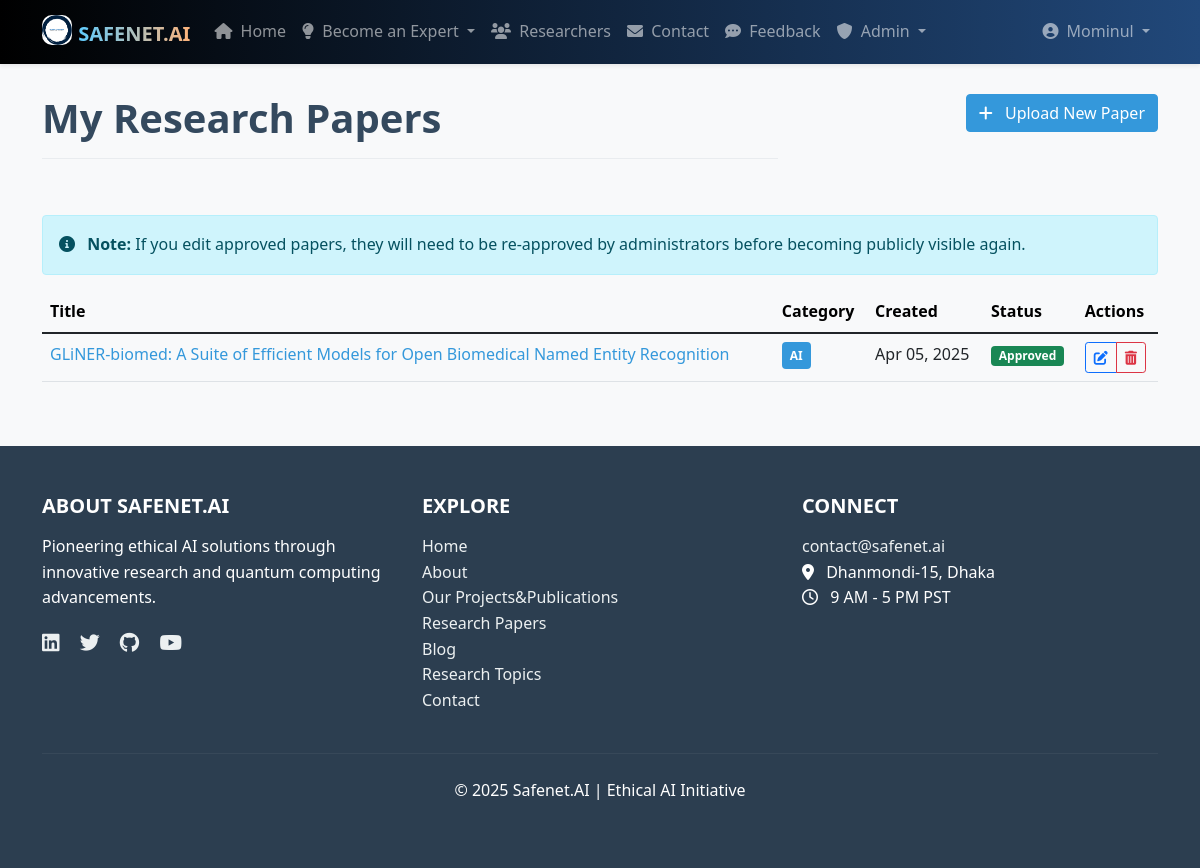
/research/my-papers/ (signed in), run on the app's committed database.
### research_papers/models.py (models this page shows, shortened)
class ResearchPaper(models.Model):
    title = models.CharField(max_length=200)
    author = models.ForeignKey(User, on_delete=models.CASCADE)
    co_authors = models.CharField(max_length=255, blank=True)
    abstract = models.TextField()
    paper_link = models.URLField()
    category = models.CharField(max_length=20, choices=CATEGORY_CHOICES)
    status = models.CharField(max_length=20, choices=STATUS_CHOICES, default='pending')
    slug = models.SlugField(max_length=250, unique=True, blank=True)
    created_at = models.DateTimeField(auto_now_add=True)
    updated_at = models.DateTimeField(auto_now=True)
    class Meta:
        ordering = ['-created_at']

### research_papers/views.py (the view)
# urls.py: path('my-papers/', views.my_research_papers, name='my_research_papers'),
@login_required
def my_research_papers(request):
    papers = ResearchPaper.objects.filter(author=request.user)
    return render(request, 'research_papers/my_papers.html', {'papers': papers})

### templates/research_papers/my_papers.html (shortened to what this page needs)
{% extends 'base.html' %}
{% block content %}
<div class="row mb-4">
    <div class="col-md-8">
        <h1 class="page-header">My Research Papers</h1>
    </div>
    <div class="col-md-4 text-end">
        <a href="{% url 'research_paper_create' %}" class="btn btn-primary">
            <i class="fas fa-plus me-2"></i> Upload New Paper
        </a>
    </div>
</div>
{% if papers %}
    <div class="alert alert-info mb-3">
        <i class="fas fa-info-circle me-2"></i>
        <strong>Note:</strong> If you edit approved papers, they will need to be re-approved by administrators before becoming publicly visible again.
    </div>
    <div class="table-responsive">
        <table class="table table-hover">
            <thead class="table-light">
                <tr>
                    <th>Title</th>
                    <th>Category</th>
                    <th>Created</th>
                    <th>Status</th>
                    <th>Actions</th>
                </tr>
            </thead>
            <tbody>
                {% for paper in papers %}
                    <tr>
                        <td>
                            {% if paper.status == 'approved' %}
                                <a href="{% url 'research_paper_detail' paper.slug %}">{{ paper.title }}</a>
                            {% else %}
                                {{ paper.title }}
                            {% endif %}
                        </td>
                        <td><span class="category-tag {{ paper.category }}">{{ paper.category }}</span></td>
                        <td>{{ paper.created_at|date:"M d, Y" }}</td>
                        <td>
                            {% if paper.status == 'pending' %}
                                <span class="badge bg-warning">Pending</span>
                            {% elif paper.status == 'approved' %}
                                <span class="badge bg-success">Approved</span>
                            {% else %}
                                <span class="badge bg-danger">Rejected</span>
                            {% endif %}
                        </td>
                        <td>
                            <div class="btn-group" role="group">
                                <a href="{% url 'research_paper_edit' paper.slug %}" class="btn btn-outline-primary btn-sm">
                                    <i class="fas fa-edit"></i>
                                </a>
                                <a href="{% url 'research_paper_delete' paper.slug %}" class="btn btn-outline-danger btn-sm">
                                    <i class="fas fa-trash-alt"></i>
                                </a>
                            </div>
                        </td>
                    </tr>
                {% endfor %}
            </tbody>
        </table>
    </div>
{% else %}
    <div class="alert alert-info">
        <i class="fas fa-info-circle me-2"></i> You haven't uploaded any research papers yet.
        <a href="{% url 'research_paper_create' %}" class="alert-link">Upload your first paper now</a>!
    </div>
{% endif %}
{% endblock %}

### templates/navbar.html (shortened to what this page needs)
<nav class="navbar navbar-expand-lg navbar-dark bg-dark fixed-top shadow-sm" style="background: linear-gradient(90deg, #000000, #21487a);">
    <div class="container">
        <a class="navbar-brand fw-bold text-uppercase" href="{% url 'home' %}">
            <img src="/static/images/logo.png" alt="Logo" width="30" height="30" class="d-inline-block align-text-top" style="border-radius: 10px;">
            <span style="background: linear-gradient(90deg, #5fccff, #feb47b); -webkit-background-clip: text; -webkit-text-fill-color: transparent; font-weight: bold; font-size: 1.25rem;">
                SAFENET.AI
            </span>
        </a>
        <div class="collapse navbar-collapse" id="navbarNav">
            <ul class="navbar-nav me-auto">
                <li class="nav-item">
                    <a class="nav-link {% if request.path == '/' %}active{% endif %}" href="{% url 'home' %}">
                        <i class="fas fa-home me-1"></i> Home
                    </a>
                </li>
                <li class="nav-item dropdown">
                    <a class="nav-link dropdown-toggle" href="#" id="expertDropdown" role="button" data-bs-toggle="dropdown" aria-expanded="false">
                        <i class="fas fa-lightbulb me-1"></i> Become an Expert
                    </a>
                </li>
                <li class="nav-item">
                    <a class="nav-link" href="{% url 'Researchers:researcher_view' %}">
                        <i class="fas fa-users me-1"></i> Researchers
                    </a>
                </li>
                <li class="nav-item">
                    <a class="nav-link {% if request.path == '/accounts/contact/' %}active{% endif %}" href="{% url 'contact' %}">
                        <i class="fas fa-envelope me-1"></i> Contact
                    </a>
                </li>
                <li class="nav-item">
                    <a class="nav-link {% if 'feedback' in request.path %}active{% endif %}" href="{% url 'feedback_list' %}">
                        <i class="fas fa-comment-dots me-1"></i> Feedback
                    </a>
                </li>
                {% if user.is_authenticated and user.is_superuser %}
                <li class="nav-item dropdown">
                    <a class="nav-link dropdown-toggle {% if 'approval' in request.path %}active{% endif %}" href="#" id="adminDropdown" role="button" data-bs-toggle="dropdown" aria-expanded="false">
                        <i class="fas fa-shield-alt me-1"></i> Admin
                    </a>
                </li>
                {% endif %}
            </ul>
            <ul class="navbar-nav ms-auto">
                {% if user.is_authenticated %}
                <li class="nav-item dropdown">
                    <a class="nav-link dropdown-toggle" href="#" id="userDropdown" role="button" data-bs-toggle="dropdown" aria-expanded="false">
                        <i class="fas fa-user-circle me-1"></i> {{ user.username }}
                    </a>
                </li>
                {% endif %}
            </ul>
        </div>
    </div>
</nav>

### static/css/style.css (style rules this page uses)
:root { --primary-color: #3498db; --primary-dark: #2980b9; --secondary-color: #2c3e50; --light-color: #ecf0f1; --dark-color: #34495e; --danger-color: #e74c3c; --success-color: #2ecc71; --warning-color: #f39c12; --info-color: #3498db; --ai-color: #3498db; --quantum-color: #e74c3c; --hybrid-color: #9b59b6; }
body { font-family: 'Segoe UI', Tahoma, Geneva, Verdana, sans-serif; line-height: 1.6; color: var(--dark-color); background-color: #f8f9fa; padding-top: 70px; }
h1, h2, h3, h4, h5, h6 { margin-bottom: 1rem; font-weight: 600; }
a { color: var(--primary-color); text-decoration: none; transition: all 0.3s ease; }
.btn-primary { background-color: var(--primary-color); border-color: var(--primary-color); }
.navbar { background-color: white; box-shadow: 0 2px 4px rgba(0, 0, 0, 0.1); }
.navbar-brand { font-weight: 700; font-size: 1.5rem; }
.category-tag { display: inline-block; padding: 0.25rem 0.5rem; border-radius: 4px; font-size: 0.75rem; font-weight: 600; color: white; margin-right: 0.5rem; }
.category-tag.AI { background-color: var(--ai-color); }
.page-header { margin-bottom: 2rem; padding-bottom: 1rem; border-bottom: 1px solid #e9ecef; }

### data on the page
ResearchPaper: title "GLiNER-biomed: A Suite of Efficient Models for Open Biomedical Named Entity Recognition", category "AI", created_at "Apr 05, 2025", status "Approved"

### other printed values
{{ user.username }} "Mominul"
